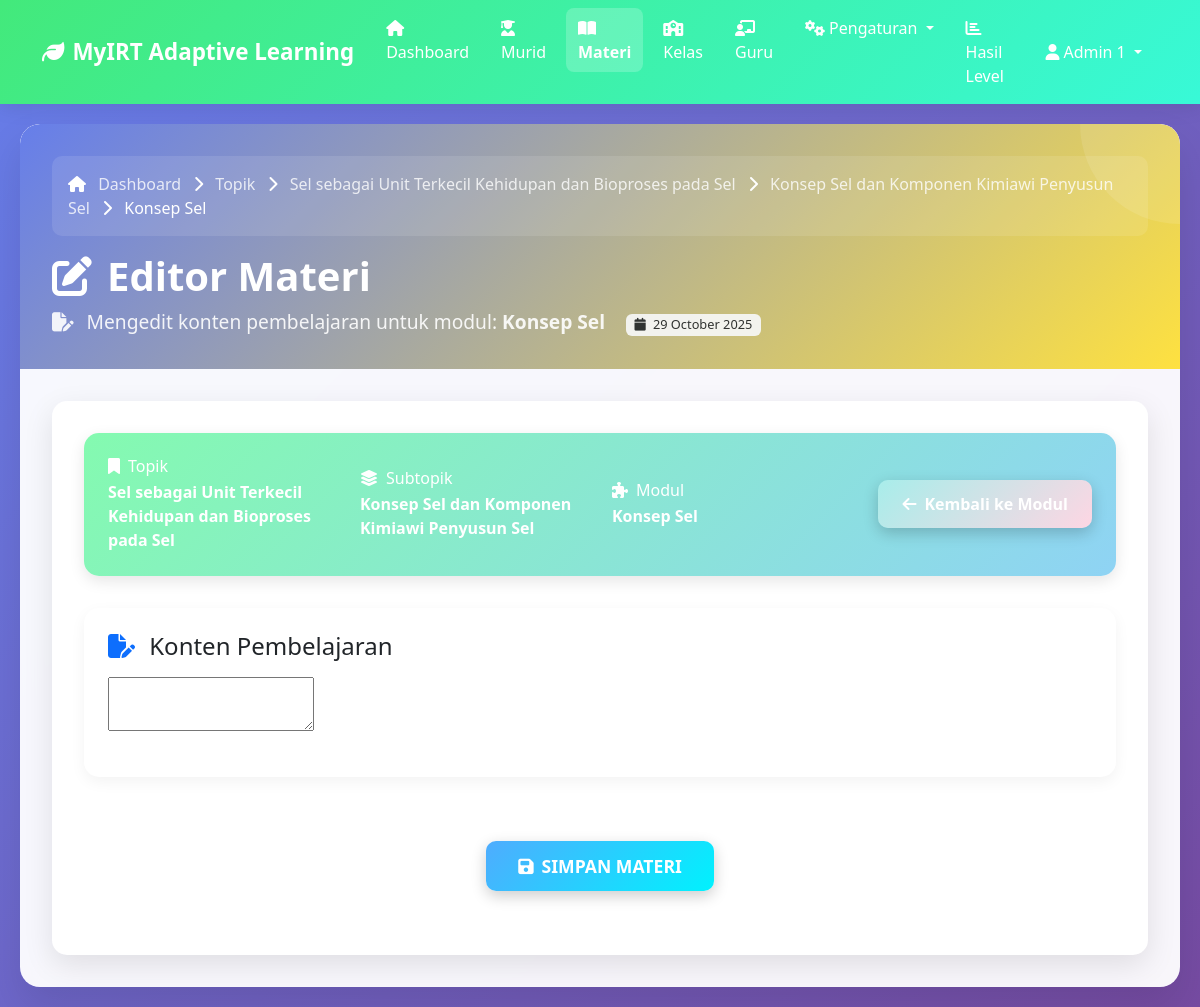
Screenshot of /admin/materi.php?module=1 (signed in) with the database file from the repository.
### tables this page shows
CREATE TABLE `module` (
  `id` int NOT NULL,
  `module_desc` varchar(255) NOT NULL,
  `sub_topic_id` int NOT NULL,
  `number` int NOT NULL,
  `module_level` enum('1','2','3') NOT NULL
);

CREATE TABLE `topic` (
  `id` int NOT NULL,
  `topic_desc` varchar(255) NOT NULL,
  `number` int NOT NULL,
  `id_mapel` int NOT NULL
);

CREATE TABLE `sub_topic` (
  `id` int NOT NULL,
  `sub_topic_desc` varchar(255) NOT NULL,
  `topic_id` int NOT NULL,
  `number` int NOT NULL
);

### admin/materi.php (the view, shortened to what this page needs)
<?php
include('../config/db.php');
$id = $_GET['module'];
$sql = "SELECT m.*, st.sub_topic_desc, st.topic_id, t.topic_desc
        FROM module m
        JOIN sub_topic st ON m.sub_topic_id = st.id
        JOIN topic t ON st.topic_id = t.id
        WHERE m.id = '{$id}'";
$query = mysqli_query($conn, $sql);
$result = mysqli_fetch_array($query, MYSQLI_ASSOC);
?>
<!doctype html>
<html class="no-js" lang="en" dir="ltr">
<head>
    <link href="https://cdn.jsdelivr.net/npm/bootstrap@5.2.3/dist/css/bootstrap.min.css" rel="stylesheet">
    <link rel="stylesheet" href="https://cdnjs.cloudflare.com/ajax/libs/font-awesome/6.3.0/css/all.min.css">
    <link href="https://cdn.jsdelivr.net/npm/sweetalert2@11/dist/sweetalert2.min.css" rel="stylesheet">
</head>
<body>
    <?php
    $level_user = $_SESSION['level_user'];
    $user_name = $_SESSION['name'] ?? 'Guest';
    ?>
    <nav class="navbar navbar-expand-lg" style="background: var(--biology-gradient); box-shadow: 0 2px 20px rgba(0,0,0,0.1);">
        <div class="container">
            <a class="navbar-brand text-white fw-bold" href="index.php">
                <i class="fas fa-leaf me-2"></i>MyIRT Adaptive Learning
            </a>
            <div class="collapse navbar-collapse" id="navbarNav">
                <ul class="navbar-nav me-auto">
                    <li class="nav-item">
                        <a class="nav-link text-white" href="index.php">
                            <i class="fas fa-home me-1"></i>Dashboard
                        </a>
                    </li>
                    <?php if ($level_user == 1 || $level_user == 2) { ?>
                        <li class="nav-item">
                            <a class="nav-link text-white" href="murid.php">
                                <i class="fas fa-user-graduate me-1"></i>Murid
                            </a>
                        </li>
                        <li class="nav-item">
                            <a class="nav-link text-white active" href="topik.php">
                                <i class="fas fa-book-open me-1"></i>Materi
                            </a>
                        </li>
                    <?php } ?>
                    <?php if ($level_user == 1) { ?>
                        <li class="nav-item">
                            <a class="nav-link text-white" href="kelas.php">
                                <i class="fas fa-school me-1"></i>Kelas
                            </a>
                        </li>
                        <li class="nav-item">
                            <a class="nav-link text-white" href="guru.php">
                                <i class="fas fa-chalkboard-teacher me-1"></i>Guru
                            </a>
                        </li>
                        <li class="nav-item dropdown">
                            <a class="nav-link dropdown-toggle text-white" href="#" role="button" data-bs-toggle="dropdown">
                                <i class="fas fa-cogs me-1"></i>Pengaturan
                            </a>
                        </li>
                    <?php } ?>
                    <li class="nav-item">
                        <a class="nav-link text-white" href="hasil-pre-test.php">
                            <i class="fas fa-chart-bar me-1"></i>Hasil Level
                        </a>
                    </li>
                </ul>
                <ul class="navbar-nav ms-auto">
                    <li class="nav-item dropdown">
                        <a class="nav-link dropdown-toggle text-white" href="#" role="button" data-bs-toggle="dropdown">
                            <i class="fas fa-user me-1"></i><?php echo htmlspecialchars($user_name); ?>
                        </a>
                    </li>
                </ul>
            </div>
        </div>
    </nav>
    <div class="main-content">
        <div class="page-header">
            <div class="breadcrumb-nav">
                <i class="fas fa-home me-2"></i>
                <a href="index.php">Dashboard</a>
                <i class="fas fa-chevron-right mx-2"></i>
                <a href="topik.php">Topik</a>
                <i class="fas fa-chevron-right mx-2"></i>
                <a href="subtopik.php?topik=<?php echo $result['topic_id']; ?>"><?php echo htmlspecialchars($result['topic_desc']); ?></a>
                <i class="fas fa-chevron-right mx-2"></i>
                <a href="modul.php?subtopik=<?php echo $result['sub_topic_id']; ?>"><?php echo htmlspecialchars($result['sub_topic_desc']); ?></a>
                <i class="fas fa-chevron-right mx-2"></i>
                <span><?php echo htmlspecialchars($result['module_desc']); ?></span>
            </div>
            <h1>
                <i class="fas fa-edit"></i>
                Editor Materi
            </h1>
            <div class="subtitle">
                <i class="fas fa-file-edit me-2"></i>
                Mengedit konten pembelajaran untuk modul: <strong><?php echo htmlspecialchars($result['module_desc']); ?></strong>
                <span class="badge bg-light text-dark ms-3">
                    <i class="fas fa-calendar me-1"></i>
                    <?php echo date('d F Y'); ?>
                </span>
            </div>
        </div>
        <div class="content-card">
            <div class="context-info">
                <div class="row align-items-center">
                    <div class="col-md-3">
                        <h6 class="mb-1">
                            <i class="fas fa-bookmark me-2"></i>Topik
                        </h6>
                        <strong><?php echo htmlspecialchars($result['topic_desc']); ?></strong>
                    </div>
                    <div class="col-md-3">
                        <h6 class="mb-1">
                            <i class="fas fa-layer-group me-2"></i>Subtopik
                        </h6>
                        <strong><?php echo htmlspecialchars($result['sub_topic_desc']); ?></strong>
                    </div>
                    <div class="col-md-3">
                        <h6 class="mb-1">
                            <i class="fas fa-puzzle-piece me-2"></i>Modul
                        </h6>
                        <strong><?php echo htmlspecialchars($result['module_desc']); ?></strong>
                    </div>
                    <div class="col-md-3">
                        <div class="text-end">
                            <a href="modul.php?subtopik=<?php echo $result['sub_topic_id'] ?>" class="btn btn-back">
                                <i class="fas fa-arrow-left me-2"></i>Kembali ke Modul
                            </a>
                        </div>
                    </div>
                </div>
            </div>
            <form action="../data/materi.php?action=simpanMateri" id="formSimpanMateri" method="POST">
                <div class="editor-container">
                    <h4 class="mb-3">
                        <i class="fas fa-file-edit text-primary me-2"></i>
                        Konten Pembelajaran
                    </h4>
                    <textarea name="materi" id="materi" class="mb-3"></textarea>
                </div>
                <div class="action-buttons">
                    <button type="submit" id="saveMateriButton" class="btn btn-save">
                        <i class="fas fa-save me-2"></i>SIMPAN MATERI
                    </button>
                </div>
            </form>
        </div>
    </div>
</body>
</html>

### admin/materi.php (style rules this page uses)
:root { --primary-gradient: linear-gradient(135deg, #667eea 0%, #764ba2 100%); --secondary-gradient: linear-gradient(135deg, #f093fb 0%, #f5576c 100%); --success-gradient: linear-gradient(135deg, #4facfe 0%, #00f2fe 100%); --biology-gradient: linear-gradient(135deg, #43e97b 0%, #38f9d7 100%); --warm-gradient: linear-gradient(135deg, #fa709a 0%, #fee140 100%); --ocean-gradient: linear-gradient(135deg, #a8edea 0%, #fed6e3 100%); --royal-gradient: linear-gradient(135deg, #667eea 0%, #764ba2 100%); --nature-gradient: linear-gradient(135deg, #84fab0 0%, #8fd3f4 100%); --admin-gradient: linear-gradient(135deg, #667eea 0%, #43e97b 100%); --content-gradient: linear-gradient(135deg, #667eea 0%, #fee140 100%); }
body { background: linear-gradient(135deg, #667eea 0%, #764ba2 100%); font-family: 'Segoe UI', Tahoma, Geneva, Verdana, sans-serif; min-height: 100vh; }
.main-content { background: rgba(255, 255, 255, 0.95); border-radius: 20px; margin: 20px; padding: 0; box-shadow: 0 20px 40px rgba(0,0,0,0.1); backdrop-filter: blur(10px); overflow: hidden; }
.page-header { background: var(--content-gradient); color: white; padding: 2rem; margin: 0; border-radius: 20px 20px 0 0; position: relative; overflow: hidden; }
.page-header::before { content: ''; position: absolute; top: 0; right: 0; width: 200px; height: 200px; background: rgba(255,255,255,0.1); border-radius: 50%; transform: translate(50%, -50%); }
.page-header h1 { margin: 0; font-size: 2.5rem; font-weight: 700; display: flex; align-items: center; gap: 15px; }
.page-header .subtitle { margin-top: 0.5rem; opacity: 0.9; font-size: 1.2rem; }
.content-card { background: white; border-radius: 15px; padding: 2rem; margin: 2rem; box-shadow: 0 10px 30px rgba(0,0,0,0.1); border: none; }
.btn-back { background: var(--ocean-gradient); border: none; color: white; padding: 12px 24px; border-radius: 10px; font-weight: 600; transition: all 0.3s ease; box-shadow: 0 5px 15px rgba(0,0,0,0.2); text-decoration: none; }
.btn-save { background: var(--success-gradient); border: none; color: white; padding: 12px 32px; border-radius: 10px; font-weight: 600; transition: all 0.3s ease; box-shadow: 0 5px 15px rgba(0,0,0,0.2); font-size: 1.1rem; }
.navbar { transition: all 0.3s ease; }
.navbar-brand { font-size: 1.4rem; font-weight: 700; }
.nav-link { font-weight: 500; transition: all 0.3s ease; border-radius: 8px; margin: 0 4px; padding: 8px 12px !important; }
.nav-link.active { background-color: rgba(255,255,255,0.2); font-weight: 600; }
.badge { font-weight: 500; font-size: 0.8rem; }
.context-info { background: var(--nature-gradient); color: white; padding: 1.5rem; border-radius: 15px; margin-bottom: 2rem; box-shadow: 0 5px 15px rgba(0,0,0,0.1); }
.breadcrumb-nav { background: rgba(255,255,255,0.1); border-radius: 10px; padding: 1rem; margin-bottom: 1rem; }
.breadcrumb-nav a { color: white; text-decoration: none; opacity: 0.8; transition: all 0.3s ease; }
.editor-container { background: white; border-radius: 15px; padding: 1.5rem; margin-bottom: 2rem; box-shadow: 0 5px 15px rgba(0,0,0,0.05); }
.action-buttons { text-align: center; padding: 2rem 0; }

### rows the page displays
module: topic.topic_desc "Sel sebagai Unit Terkecil Kehidupan dan Bioproses pada Sel", sub_topic.sub_topic_desc "Konsep Sel dan Komponen Kimiawi Penyusun Sel", module_desc "Konsep Sel"

### other values shown
$user_name "Admin 1"
